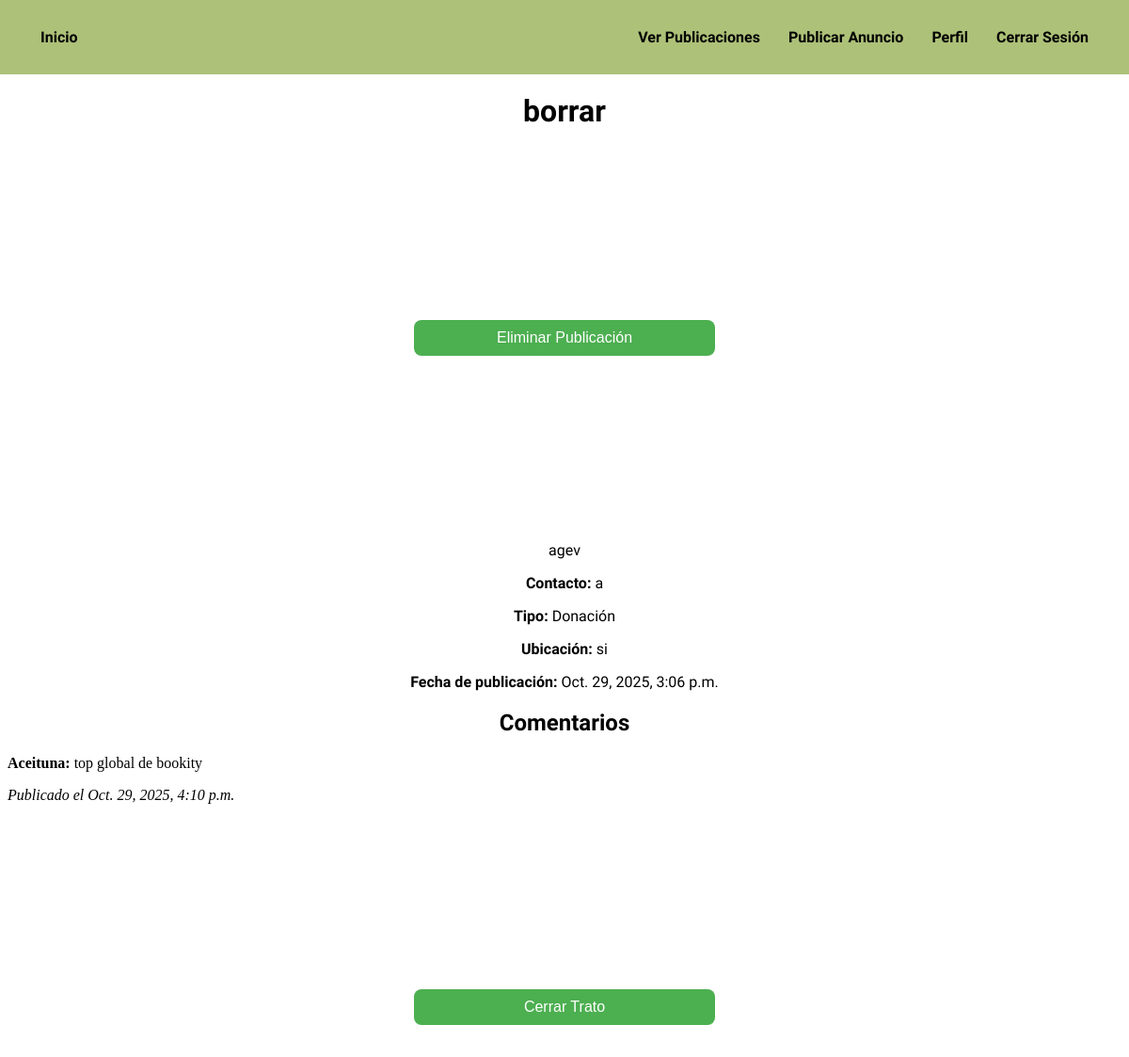
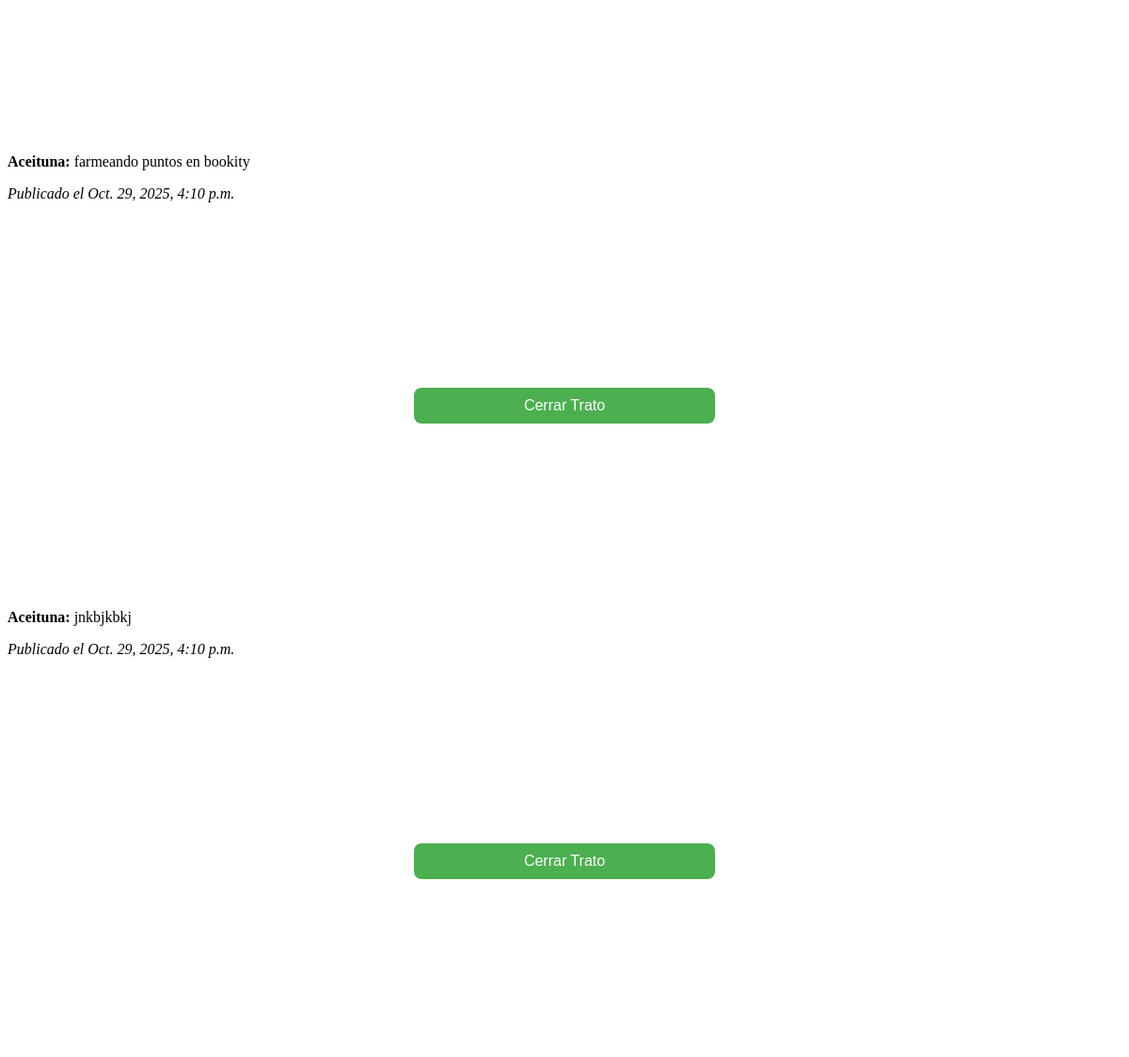
Page /publicacion/25/ (signed in) on the committed database (2 pictures, top to bottom).
### BookityApp/models.py (models this page shows)
class Publicacion(models.Model):
    user = models.ForeignKey('auth.User', on_delete=models.CASCADE)
    titulo = models.CharField(max_length=100)
    descripcion = models.TextField()
    contacto = models.CharField(max_length=100)
    tipo = models.CharField(max_length=20, choices=[('Intercambio', 'Intercambio'), ('Donación', 'Donación')], default='Donación')
    fecha_publicacion = models.DateTimeField(auto_now_add=True)
    ubicacion = models.CharField(max_length=100)
    latitud = models.FloatField()
    longitud = models.FloatField()
    estado = models.CharField(max_length=20, choices=[('Disponible', 'Disponible'), ('Cerrado', 'Cerrado')], default='Disponible')
    trato_cerrado_con = models.ForeignKey('auth.User', related_name='trato_cerrado_con', on_delete=models.SET_NULL, null=True, blank=True)

class Comentario(models.Model):
    publicacion = models.ForeignKey(Publicacion, related_name='comentarios', on_delete=models.CASCADE)
    user = models.ForeignKey('auth.User', on_delete=models.CASCADE)
    texto = models.TextField()
    fecha_comentario = models.DateTimeField(auto_now_add=True)
    class Meta:
        ordering = ['-fecha_comentario']

### BookityApp/views.py (the view)
# urls.py: path('publicacion/<int:publicacion_id>/', detalle, name='detalle'),
def detalle(request, publicacion_id):
    publicacion = get_object_or_404(Publicacion, id=publicacion_id)
    comentario_form = ComentarioForm()
    if request.method == 'POST':
        comentario_form = ComentarioForm(request.POST)
        if comentario_form.is_valid():
            comentario = comentario_form.save(commit=False)
            comentario.user = request.user
            comentario.publicacion = publicacion
            comentario.user.perfil.puntaje_usuario += 5
            comentario.user.perfil.actualizar_nivel()
            comentario.save()
            return redirect('detalle', publicacion_id=publicacion.id)
    else:
        comentario_form = ComentarioForm()
    return render(request, 'BookityApp/detalle.html', {'publicacion': publicacion, 'comentario_form': comentario_form})

### BookityApp/templates/BookityApp/detalle.html (shortened to what this page needs)
{% extends 'BookityApp/base.html' %}
{% block content %}
<div>
    <div class="publicacion_detalle">
        <h1 style="text-align: center; font-family: 'Sour Gummy', sans-serif;">{{ publicacion.titulo }}</h1>
        {% if publicacion.user == user %}
            <form method="post" action="{% url 'eliminar_publicacion' publicacion.id %}">
                <button type="submit">Eliminar Publicación</button>
            </form>
        {% endif %}
        <p style="text-align: center; font-family: 'inder', sans-serif;">{{ publicacion.descripcion }}</p>
        <p style="text-align: center; font-family: 'inder', sans-serif;"><strong>Contacto:</strong> {{ publicacion.contacto }}</p>
        <p style="text-align: center; font-family: 'inder', sans-serif;"><strong>Tipo:</strong> {{ publicacion.tipo }}</p>
        <p style="text-align: center; font-family: 'inder', sans-serif;"><strong>Ubicación:</strong> {{ publicacion.ubicacion }}</p>
        <p style="text-align: center; font-family: 'inder', sans-serif;"><strong>Fecha de publicación:</strong> {{ publicacion.fecha_publicacion }}</p>
    </div>
    <div class="comentarios_seccion">
        <h2 style="text-align: center; font-family: 'inder', sans-serif;">Comentarios</h2>
        {% if publicacion.comentarios.all %}
            {% for comentario in publicacion.comentarios.all %}
                <div class="comentario">
                    <p><strong>{{ comentario.user.username }}:</strong> {{ comentario.texto }}</p>
                    <p><em>Publicado el {{ comentario.fecha_comentario }}</em></p>
                    {% if publicacion.user == user and publicacion.estado != 'Cerrado' %}
                        <form method="post" action="{% url 'cerrar_trato' publicacion.id comentario.id %}">
                            <button type="submit">Cerrar Trato</button>
                        </form>
                    {% endif %}
                </div>
            {% endfor %}
        {% else %}
            <p>No hay comentarios aún.</p>
        {% endif %}
    </div>
</div>
{% endblock %}

### BookityApp/static/css/styles.css (style rules this page uses)
body { padding-top: 70px; }
form { display: flex; flex-direction: column; align-items: center; justify-content: center; min-height: 50vh; gap: 0px; background-color: white; }
button, input[type="submit"] { width: 320px; padding: 10px; border: none; background-color: #4CAF50; color: white; border-radius: 8px; font-size: 16px; cursor: pointer; transition: background-color 0.2s ease-in-out; }

### rows in the picture
Publicacion: titulo "borrar", descripcion "agev", contacto "a", tipo "Donación", ubicacion "si", fecha_publicacion "Oct. 29, 2025, 3:06 p.m."
Comentario: user.username "Aceituna", texto "top global de bookity", fecha_comentario "Oct. 29, 2025, 4:10 p.m."
Comentario: user.username "Aceituna", texto "farmeando puntos en bookity", fecha_comentario "Oct. 29, 2025, 4:10 p.m."
Comentario: user.username "Aceituna", texto "jnkbjkbkj", fecha_comentario "Oct. 29, 2025, 4:10 p.m."
